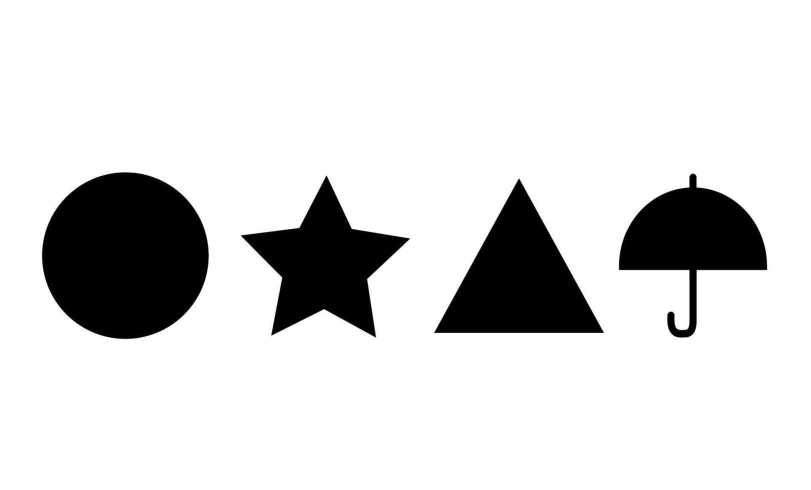
#> input picture FPGA/quadrado-circulo-triangulo.jpg, 1622 x 980 px (shown at 1/2 size)
$ python generate_img.py
#> lines starting #> are read from the running program, lines starting #| are printed output that depends on the picture
from PIL import Image

def converter_imagem_para_mif(caminho_imagem_entrada, caminho_arquivo_saida):
    """
    Lê uma imagem, converte para escala de cinza, redimensiona para 320x240
    e a salva como um arquivo .mif.

    Args:
        caminho_imagem_entrada (str): O caminho para a imagem de entrada.
        caminho_arquivo_saida (str): O caminho onde o arquivo .mif será salvo.
    """
#> called with caminho_imagem_entrada = 'quadrado-circulo-triangulo.jpg', caminho_arquivo_saida = 'imagem_output.mif'
    try:
        # Abre a imagem
        img = Image.open(caminho_imagem_entrada)
#> img is the input picture: PIL image 1622x980 L; min 0, max 255, mean 218.3
    except FileNotFoundError:
        print(f"Erro: O arquivo de imagem '{caminho_imagem_entrada}' não foi encontrado.")
        return

    # Converte a imagem para escala de cinza (8 bits por pixel)
    img_grayscale = img.convert('L')

    # Redimensiona a imagem para 320x240 pixels
    img_resized = img_grayscale.resize((320, 240))
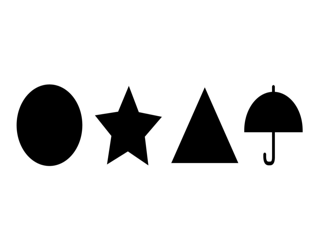
#> img_resized: PIL image 320x240 L; min 0, max 255, mean 218.3

    # Obtém os dados dos pixels
    pixels = list(img_resized.getdata())
#> pixels = 76800 items

    # Define a profundidade e a largura da memória para o arquivo .mif
    profundidade = 320 * 240 * 3
    largura = 8

    # Cria e escreve o conteúdo no arquivo .mif
    with open(caminho_arquivo_saida, 'w') as f:
        f.write(f'DEPTH = {profundidade};\n')
        f.write(f'WIDTH = {largura};\n')
        f.write('ADDRESS_RADIX = DEC;\n')
        f.write('DATA_RADIX = HEX;\n')
        f.write('CONTENT BEGIN\n')

        for i, pixel_value in enumerate(pixels):
            # Formata o valor do pixel em hexadecimal com dois dígitos
            hex_value = format(pixel_value, '02X')
            f.write(f'\t{i} : {hex_value};\n')

        f.write('END;\n')

    print(f"Arquivo .mif '{caminho_arquivo_saida}' gerado com sucesso!")

# Exemplo de uso
if __name__ == '__main__':
    # Substitua 'sua_imagem.png' pelo caminho da sua imagem
    caminho_da_imagem = 'quadrado-circulo-triangulo.jpg'
    # O arquivo .mif será salvo como 'imagem_output.mif'
    nome_arquivo_saida = 'imagem_output.mif'
    converter_imagem_para_mif(caminho_da_imagem, nome_arquivo_saida)
